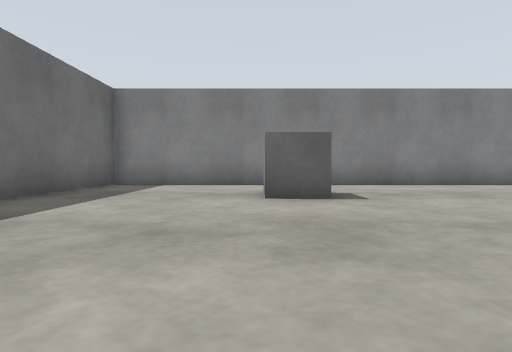
view 1 (above)

16 first-person views from a walk through a Gazebo world. The camera is 0.5 m above the floor, tilts 2° down and sees 80° across. The floor is counted in squares, 1 m on a side. Each view is taken from the middle of a square. On the plan, view 1 faces up. The plan holds only what a view shows up to about 9 squares ahead; the rest is blank. The place goes on beyond the plan.

view 2
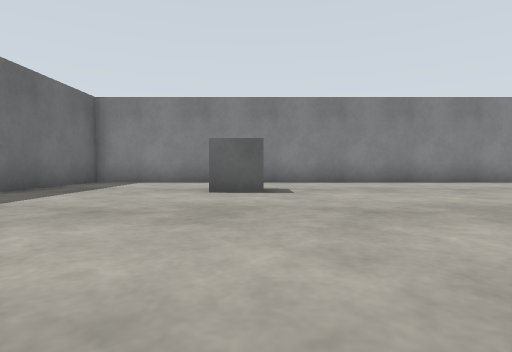

view 3
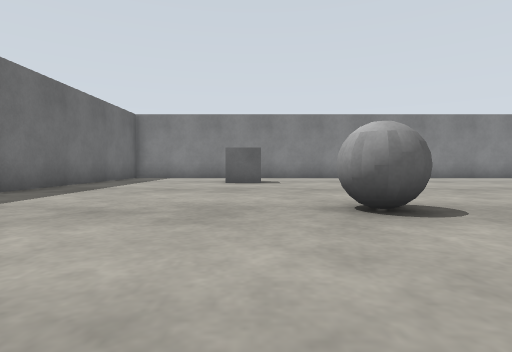

view 4
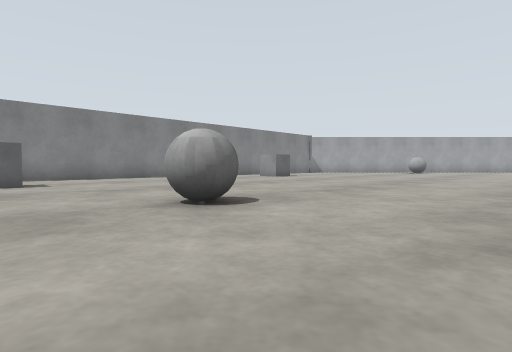

view 5
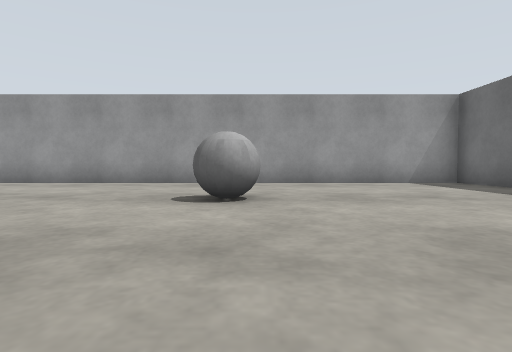

view 6
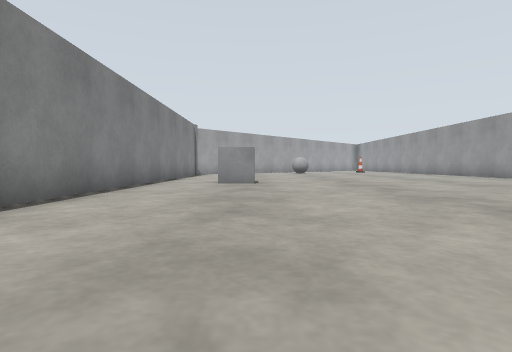

view 7
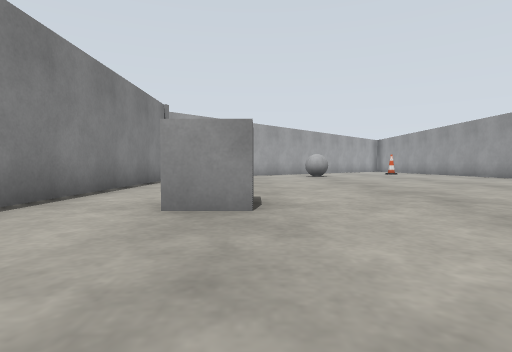

view 8
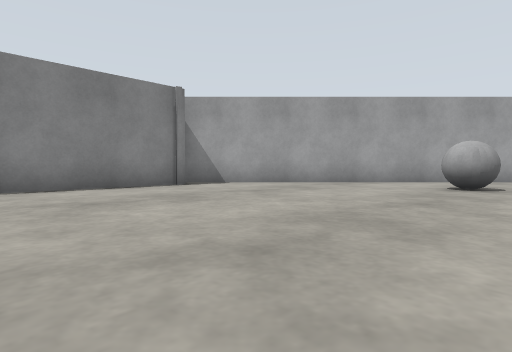

view 9
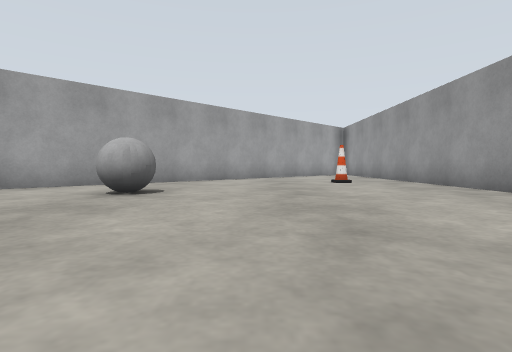

view 10
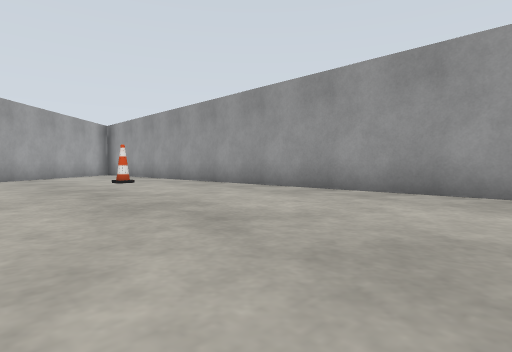

view 11
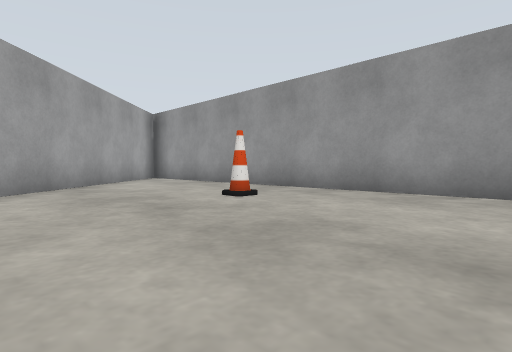

view 12
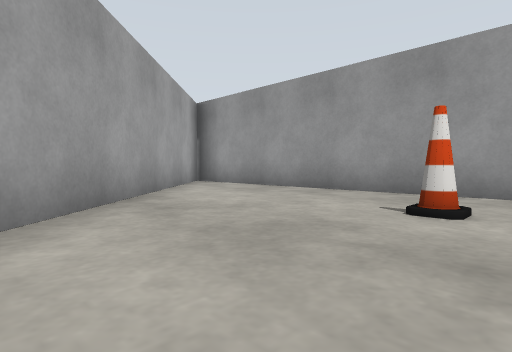

view 13
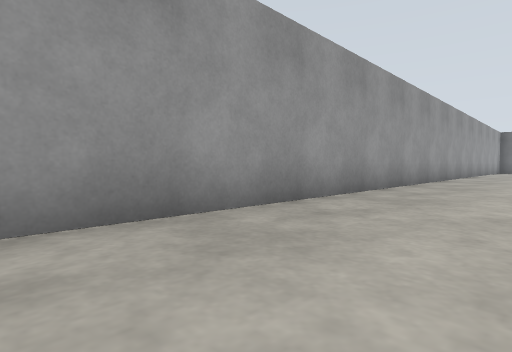

view 14
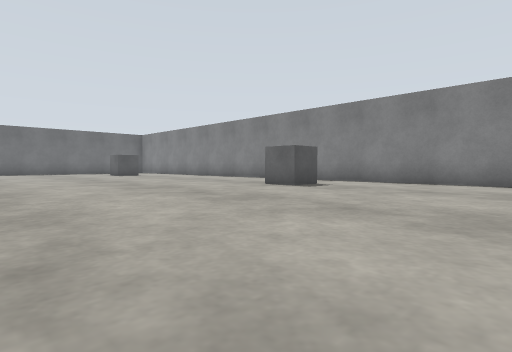

view 15
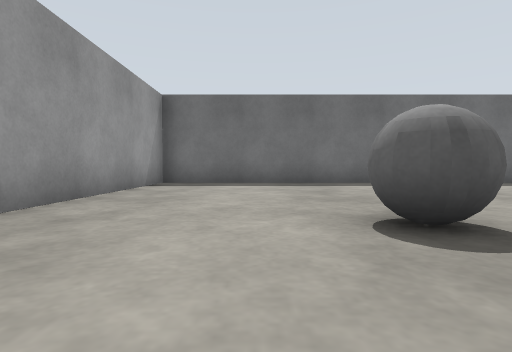

view 16
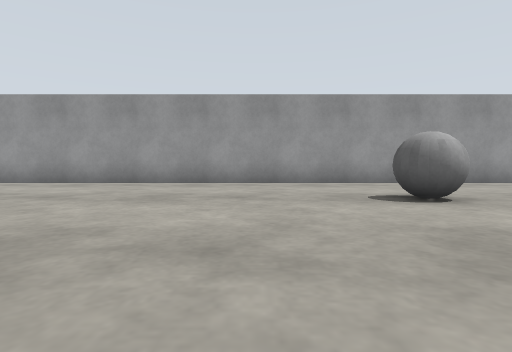

### Floor plan
Points are (right, up) in squares from view 1. A wall is a line through its corners. A room is listed if a view was taken in it or the views show most of it. See-through windows are left out.
Room 1 (views 1, 2, 3, 4, 5, 6, 7, 8, 9, 10, 11, 12, 13, 14, 15, 16)
walls: (17.5, 8) (-3.7, 8) (-3.7, -4.7) (30.1, -4.7); (24.7, 2) (17.8, 8.9); (30.7, -4) (25.9, 0.8)
objects: grey box (0, 5) to (1, 5); grey ball (2, -1) to (3, 0); grey box (11, 5) to (11, 6); grey ball (20, 2) to (21, 3); cone (24, -3)

Positions as (right, up) in squares from view 1, and headings:
1: (0, 0), facing up
2: (1, -1), facing up
3: (1, -4), facing up
4: (0, -4), facing up-right
5: (2, 4), facing down
6: (2, 5), facing right
7: (7, 5), facing right
8: (13, 1), facing up-right
9: (15, 0), facing right
10: (15, 1), facing down-right
11: (20, 1), facing down-right
12: (23, 1), facing down-right
13: (20, -2), facing down-left
14: (16, -1), facing up-left
15: (5, -2), facing left
16: (5, 4), facing down
